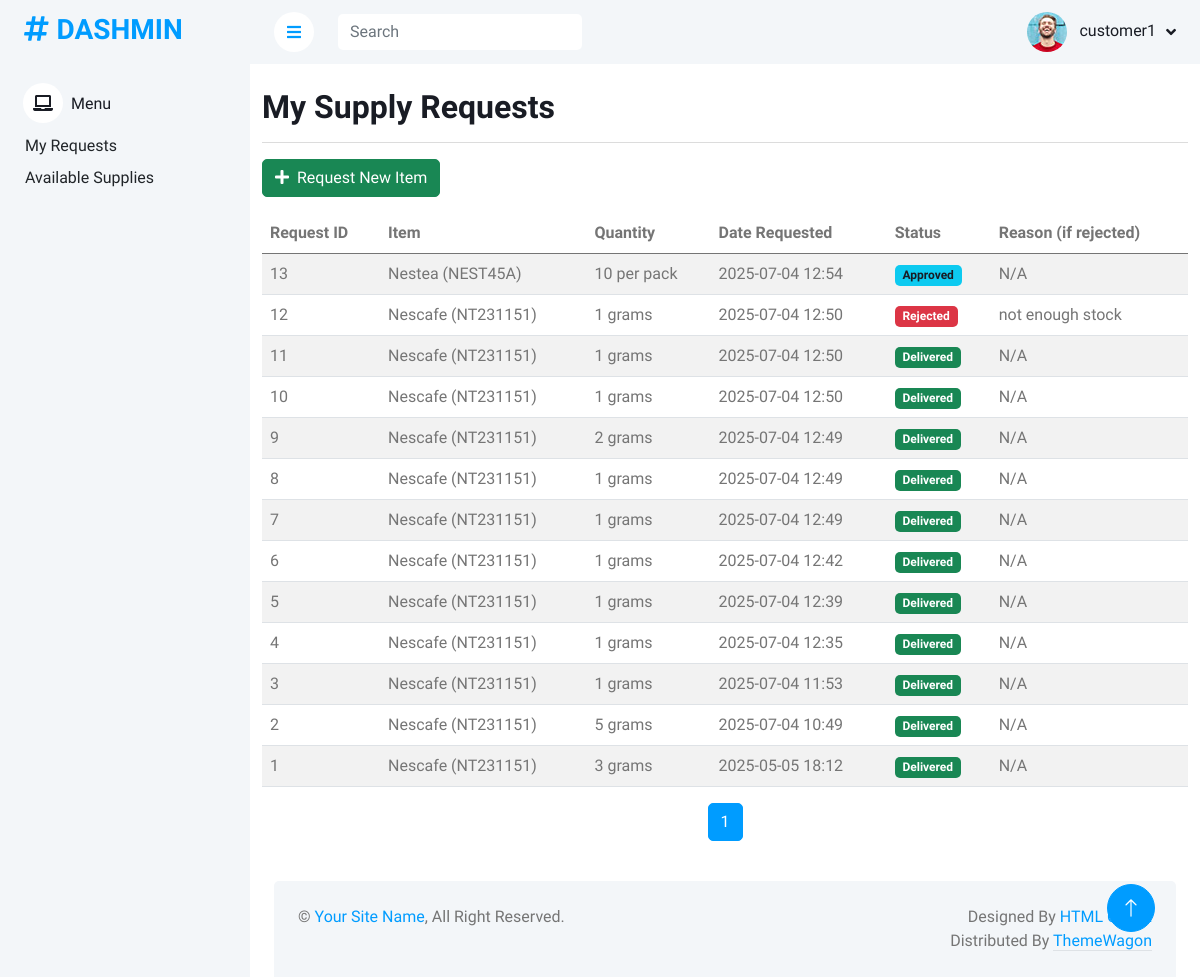
The page /customer/my_requests/ (signed in) on the database its author committed.
### supply/models.py (models this page shows, shortened)
class User(AbstractUser):
    USER_TYPE_CHOICES = [
        ('customer', 'Customer'),
        ('supply_manager', 'Supply Manager'),
        ('admin', 'Administrator'), # Example
    ]
    user_type = models.CharField(max_length=20, choices=USER_TYPE_CHOICES, default='customer')
    contact_number = models.CharField(max_length=15, blank=True, null=True)
    address = models.TextField(blank=True, null=True)
    objects = UserManager()
    customers = CustomerManager()
    supply_managers = SupplyManagerManager()
    email = models.EmailField(unique=True) # Example: making email unique

class SupplyItem(models.Model):
    STATUS_CHOICES = [
        ('active', 'Active'),
        ('inactive', 'Inactive'),
        ('archived', 'Archived'),
    ]
    AVAILABILITY_CHOICES = [
        ('Available', 'Available'),
        ('Low Stock', 'Low in Supply'),
        ('Out of Stock', 'Out of Supply')
    ]
    item_id = models.AutoField(primary_key=True)
    item_name = models.CharField(max_length=200)
    item_code = models.CharField(max_length=100, unique=True)
    category = models.ForeignKey(Category, on_delete=models.SET_NULL, null=True, blank=True)  # Updated field
    description = models.TextField(blank=True)
    quantity_in_stock = models.IntegerField(default=0)
    reorder_level = models.IntegerField(default=0)
    unit_of_measure = models.CharField(max_length=50)
    location = models.CharField(max_length=100, blank=True)
    unit_price = models.DecimalField(max_digits=10, decimal_places=2)
    currency = models.CharField(max_length=10, default='USD')
    supplier = models.ForeignKey(Supplier, on_delete=models.SET_NULL, null=True, blank=True)
    last_purchase_date = models.DateField(null=True, blank=True)
    last_supplier_price = models.DecimalField(max_digits=10, decimal_places=2, null=True, blank=True)
    preferred_supplier = models.BooleanField(default=False)
    added_by = models.ForeignKey(
        settings.AUTH_USER_MODEL, # Use settings
        on_delete=models.SET_NULL,
        null=True,
        blank=True,
        related_name='added_supply_items' # Add related_name
    )
    date_added = models.DateTimeField(auto_now_add=True)
    last_updated = models.DateTimeField(auto_now=True)
    added_by = models.ForeignKey('User', on_delete=models.SET_NULL, null=True, blank=True)
    status = models.CharField(max_length=10, choices=STATUS_CHOICES, default='active')
    availability = models.CharField(choices=AVAILABILITY_CHOICES, default='Available')
    barcode = models.CharField(max_length=100, blank=True)
    image = models.ImageField(upload_to='supply_images/', blank=True, null=True)
    expiration_date = models.DateField(null=True, blank=True)
    tags = models.CharField(max_length=200, blank=True)

### customer/models.py (models this page shows, shortened)
class CustomerRequest(models.Model):
    supply_item = models.ForeignKey(
        SupplyItem,
        on_delete=models.CASCADE,
        related_name='customer_requests'
    )
    customer = models.ForeignKey(
        settings.AUTH_USER_MODEL,
        on_delete=models.CASCADE,
        related_name='requests'
    )
    requested_quantity = models.IntegerField()
    request_date = models.DateTimeField(auto_now_add=True)
    status = models.CharField(
        max_length=20,
        choices=[
            ('pending', 'Pending'),
            ('approved', 'Approved'),
            ('rejected', 'Rejected'),
            ('delivered', 'Delivered'),
        ],
        default='pending'
    )
    rejection_reason = models.TextField(blank=True, null=True)
    performed_by = models.ForeignKey(
        settings.AUTH_USER_MODEL,
        on_delete=models.SET_NULL,
        null=True,
        blank=True,
        related_name='performed_customer_requests' # Add related_name to avoid clash
    )

### customer/views.py (the view)
# urls.py: path('my_requests/', views.MyRequestsListView.as_view(), name='my_requests_list'),
class MyRequestsListView(CustomerAccessMixin, ListView):
    model = CustomerRequest
    template_name = 'customer/my_request_list.html' # New template
    context_object_name = 'customer_requests'
    paginate_by = 15 # Optional pagination
    def get_queryset(self):
        return CustomerRequest.objects.filter(customer=self.request.user).order_by('-request_date')
    def get_context_data(self, **kwargs):
        context = super().get_context_data(**kwargs)
        context['page_title'] = "My Supply Requests"
        return context

### supply/views.py (called while the page is built)
def is_customer(user):
    return user.is_authenticated and user.groups.filter(name='Customer').exists()

    def test_func(self):
        return is_customer(self.request.user)

### customer/templates/customer/my_request_list.html (shortened to what this page needs)
{% extends "customer/base/base.html" %}
{% load static %}
{% block content %}
<div class="container mt-4">
    <h2>{{ page_title|default:"My Supply Requests" }}</h2>
    <hr>
    <div class="mb-3">
         <a href="{% url 'customer:available_supplies' %}" class="btn btn-success">
            <i class="fas fa-plus me-1"></i> Request New Item
        </a>
    </div>
    {% if customer_requests %}
        <div class="table-responsive">
            <table class="table table-striped table-hover">
                <thead>
                    <tr>
                        <th>Request ID</th>
                        <th>Item</th>
                        <th>Quantity</th>
                        <th>Date Requested</th>
                        <th>Status</th>
                        <th>Reason (if rejected)</th>
                    </tr>
                </thead>
                <tbody>
                    {% for request in customer_requests %}
                    <tr>
                        <td>{{ request.pk }}</td>
                        <td>{{ request.supply_item.item_name }} ({{ request.supply_item.item_code }})</td>
                        <td>{{ request.requested_quantity }} {{ request.supply_item.unit_of_measure }}</td>
                        <td>{{ request.request_date|date:"Y-m-d H:i" }}</td>
                        <td>
                            <span class="badge
                                {% if request.status == 'approved' %}bg-info text-dark{% endif %}
                                {% if request.status == 'delivered' %}bg-success{% endif %}
                                {% if request.status == 'rejected' %}bg-danger{% endif %}">
                                {{ request.get_status_display }}
                            </span>
                        </td>
                        <td>{{ request.rejection_reason|default:"N/A" }}</td>
                    </tr>
                    {% endfor %}
                </tbody>
            </table>
        </div>
        <div class="pagination-container">
            <nav aria-label="Page navigation">
                <ul class="pagination justify-content-center">
                    {% for num in paginator.page_range %}
                        {% if page_obj.number == num %}
                            <li class="page-item active"><span class="page-link">{{ num }}</span></li>
                        {% elif num > page_obj.number|add:'-3' and num < page_obj.number|add:'3' %}
                            <li class="page-item"><a class="page-link" href="?page={{ num }}">{{ num }}</a></li>
                        {% endif %}
                    {% endfor %}
                </ul>
            </nav>
        </div>
    {% else %}
        <div class="alert alert-info" role="alert">
            You have not made any supply requests yet. <a href="{% url 'customer:available_supplies' %}" class="alert-link">Browse available items</a> to make a request.
        </div>
    {% endif %}
</div>
{% endblock %}

### customer/templates/customer/base/navbar.html (shortened to what this page needs)
{% load static %}
<nav class="navbar navbar-expand bg-light navbar-light sticky-top px-4 py-0">
    <a href="#" class="sidebar-toggler flex-shrink-0">
        <i class="fa fa-bars"></i>
    </a>
    <form class="d-none d-md-flex ms-4">
        <input class="form-control border-0" type="search" placeholder="Search">
    </form>
    <div class="navbar-nav align-items-center ms-auto">
        <div class="nav-item dropdown">
            {% if user.is_authenticated %}
            <a href="#" class="nav-link dropdown-toggle" data-bs-toggle="dropdown">
                <img class="rounded-circle me-lg-2" src="{% static 'img/user.jpg' %}" alt="" style="width: 40px; height: 40px;">
                <span class="d-none d-lg-inline-flex">{{ user.username }}</span>
            </a>
            {% else %}
                <a href="{% url 'login' %}" class="nav-link">Login</a>
            {% endif %}
        </div>
    </div>
</nav>

### static/css/style.css (style rules this page uses)
:root { --primary: #009CFF; --light: #F3F6F9; --dark: #191C24; }
.btn { transition: .5s; }
.content .navbar .navbar-nav .nav-link { margin-left: 25px; padding: 12px 0; color: var(--dark); outline: none; }
.content .navbar .sidebar-toggler, .content .navbar .navbar-nav .nav-link i { width: 40px; height: 40px; display: inline-flex; align-items: center; justify-content: center; background: #FFFFFF; border-radius: 40px; }
.content .navbar .dropdown-toggle::after { margin-left: 6px; vertical-align: middle; border: none; content: "\f107"; font-family: "Font Awesome 5 Free"; font-weight: 900; transition: .5s; }

### rows shown on the page
User: username "customer1"
CustomerRequest: pk "13", supply_item.item_name "Nestea", supply_item.item_code "NEST45A", requested_quantity "10", supply_item.unit_of_measure "per pack", request_date "2025-07-04 12:54", status "Approved", rejection_reason "N/A"
CustomerRequest: pk "12", supply_item.item_name "Nescafe", supply_item.item_code "NT231151", requested_quantity "1", supply_item.unit_of_measure "grams", request_date "2025-07-04 12:50", status "Rejected", rejection_reason "not enough stock"
CustomerRequest: pk "11", supply_item.item_name "Nescafe", supply_item.item_code "NT231151", requested_quantity "1", supply_item.unit_of_measure "grams", request_date "2025-07-04 12:50", status "Delivered", rejection_reason "N/A"
CustomerRequest: pk "10", supply_item.item_name "Nescafe", supply_item.item_code "NT231151", requested_quantity "1", supply_item.unit_of_measure "grams", request_date "2025-07-04 12:50", status "Delivered", rejection_reason "N/A"
CustomerRequest: pk "9", supply_item.item_name "Nescafe", supply_item.item_code "NT231151", requested_quantity "2", supply_item.unit_of_measure "grams", request_date "2025-07-04 12:49", status "Delivered", rejection_reason "N/A"
CustomerRequest: pk "8", supply_item.item_name "Nescafe", supply_item.item_code "NT231151", requested_quantity "1", supply_item.unit_of_measure "grams", request_date "2025-07-04 12:49", status "Delivered", rejection_reason "N/A"
CustomerRequest: pk "7", supply_item.item_name "Nescafe", supply_item.item_code "NT231151", requested_quantity "1", supply_item.unit_of_measure "grams", request_date "2025-07-04 12:49", status "Delivered", rejection_reason "N/A"
CustomerRequest: pk "6", supply_item.item_name "Nescafe", supply_item.item_code "NT231151", requested_quantity "1", supply_item.unit_of_measure "grams", request_date "2025-07-04 12:42", status "Delivered", rejection_reason "N/A"
CustomerRequest: pk "5", supply_item.item_name "Nescafe", supply_item.item_code "NT231151", requested_quantity "1", supply_item.unit_of_measure "grams", request_date "2025-07-04 12:39", status "Delivered", rejection_reason "N/A"
CustomerRequest: pk "4", supply_item.item_name "Nescafe", supply_item.item_code "NT231151", requested_quantity "1", supply_item.unit_of_measure "grams", request_date "2025-07-04 12:35", status "Delivered", rejection_reason "N/A"
CustomerRequest: pk "3", supply_item.item_name "Nescafe", supply_item.item_code "NT231151", requested_quantity "1", supply_item.unit_of_measure "grams", request_date "2025-07-04 11:53", status "Delivered", rejection_reason "N/A"
CustomerRequest: pk "2", supply_item.item_name "Nescafe", supply_item.item_code "NT231151", requested_quantity "5", supply_item.unit_of_measure "grams", request_date "2025-07-04 10:49", status "Delivered", rejection_reason "N/A"
CustomerRequest: pk "1", supply_item.item_name "Nescafe", supply_item.item_code "NT231151", requested_quantity "3", supply_item.unit_of_measure "grams", request_date "2025-05-05 18:12", status "Delivered", rejection_reason "N/A"

### other values the page prints
{{ page_title|default:"My Supply Requests" }} "My Supply Requests"
{{ num }} "1"
